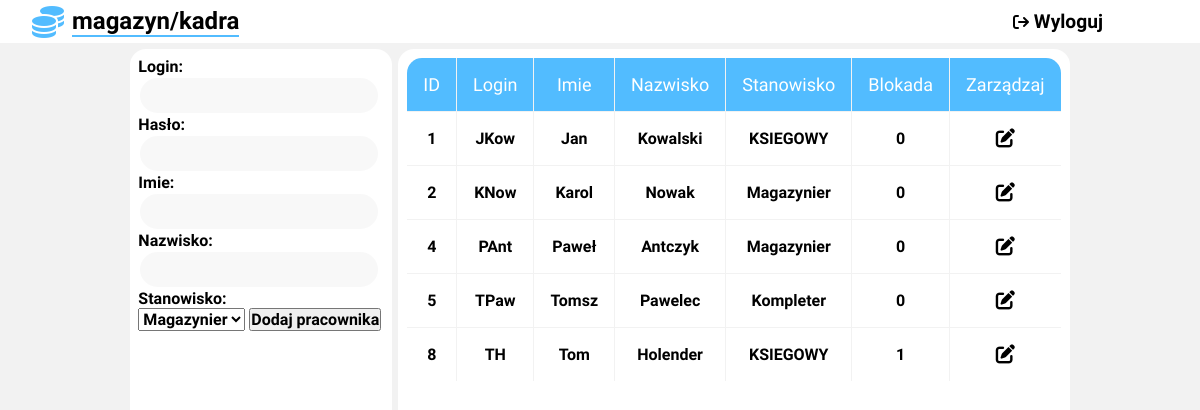
Page /mag/kadra.php on the earlier database version.
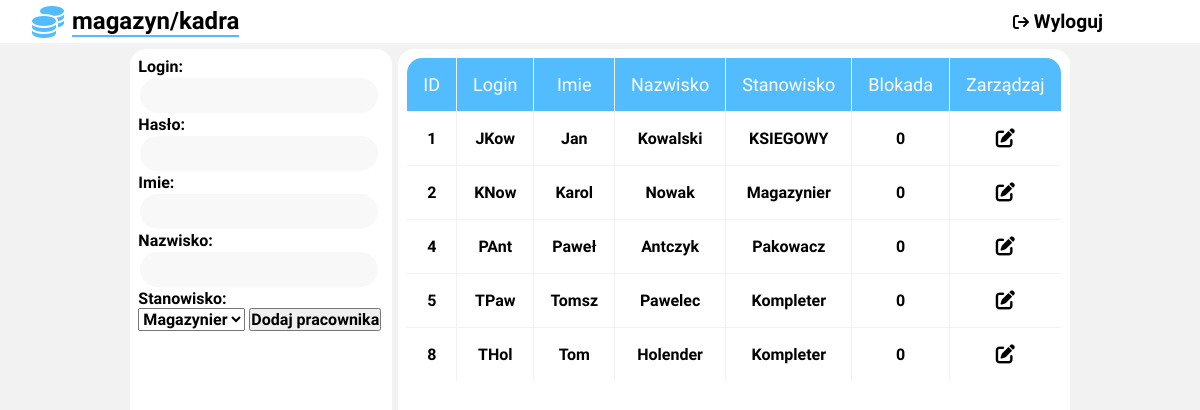
Same page on the later database version.
### tables this page shows
CREATE TABLE `pracownik` (
  `ID_PRACOWNIKA` int(11) NOT NULL,
  `IMIE` varchar(30) NOT NULL,
  `NAZWISKO` varchar(50) NOT NULL,
  `STANOWISKO` varchar(20) NOT NULL,
  `DATA_ZATRUDNIENIA` date NOT NULL,
  `HASLO` varchar(30) NOT NULL,
  `LOGIN` varchar(30) NOT NULL,
  `BLOKADA` tinyint(1) NOT NULL
);

### mag/kadra.php (the view, shortened to what this page needs)
<!DOCTYPE HTML>
<html>
<head>
	<link rel="stylesheet" type="text/css" href="style_kadra.css">
	<link rel="stylesheet" href="https://cdnjs.cloudflare.com/ajax/libs/font-awesome/6.1.0/css/all.min.css"/>
</head>
<body>
<div class="container">
<?php
$conn = mysqli_connect("localhost", "root", "", "magazyn");
mysqli_query($conn, 'SET NAMES utf8');
mysqli_query($conn, 'SET CHARACTER SET utf8');
mysqli_query($conn, "SET collation_connection = utf8_polish_ci");
?>
<div class="nav">
			<div class="logo">
				<i class="fa-solid fa-coins"></i>
				<h2>magazyn/kadra</h2>
			</div>
	<div class="nav_panel">
	<form action="klient.php" method="post">
			<button type="submit"><i class="fa-solid fa-arrow-right-from-bracket"></i> Wyloguj </button>
		</form>
	</div>
</div>
<div class="dodawanie">
	<form action="kadra-dodaj.php" method="post">
			Login:
			<br>
			<input type="text" name="login" required>
			<br>
			Hasło:
			<br>
			<input type="password" name="haslo"	required>
			<br>
			Imie:
			<br>
			<input type="text" name="imie" required>
			<br>
			Nazwisko:
			<br>
			<input type="text" name="nazwisko" required>
			<br>
			Stanowisko:
			<br>
			<select name="stanowisko" required>
			<option>Magazynier</option>
			</select>
			<button type="submit" value="Dodaj pracownika">Dodaj pracownika</button>
	</form>
</div>
<div class="panel">
	<table class="tab">
	<tr>
	<td><b>ID</b></td>
	<td><b>Login</b></td>
	<td><b>Imie</b></td>
	<td><b>Nazwisko</b></td>
	<td><b>Stanowisko</b></td>
	<td><b>Blokada</b></td>
	<td><b>Zarządzaj</b></td>
	</tr>
	<?php
		$result = mysqli_query($conn, "SELECT * FROM PRACOWNIK where STANOWISKO != 'Administrator'");
		while($row = mysqli_fetch_assoc($result))
		{
			$stan=$row['STANOWISKO'];
			$idu=$row['ID_PRACOWNIKA'];
			$log=$row['LOGIN'];
			$akt=$row['BLOKADA'];
			$im=$row['IMIE'];
			$naz=$row['NAZWISKO'];
			echo '<tr>';
			echo '<td>';
			echo $idu;
			echo '</td>';
			echo '<td>';
			echo $log;
			echo '</td>';
			echo '<td>';
			echo $im;
			echo '</td>';
			echo '<td>';
			echo $naz;
			echo '</td>';
			echo '<td>';
			echo $stan;
			echo '</td>';
			echo '<td>';
			echo $akt;
			echo '</td>';
			echo '<td>';
			if($_GET['edit'] == $idu)
			{
			echo '<a href="kadra.php?edit="';
			echo $idu;
			echo '"> (Anuluj)</a>';
			$ed=1;
			}
			else
			{
			echo '<a href="kadra.php?edit=';
			echo $idu;
			echo '"><i class="fa-solid fa-pen-to-square"></i></a>';
			}
			echo '</td>';
			?>
			<?php
		}
	echo '</div>';
	?>
</div>
</body>
</html>

### mag/style_kadra.css (style rules this page uses)
* { font-family: 'Work Sans', sans-serif; font-weight: 600; font-size: medium; margin: 0; padding: 0; }
body { background: #f2f2f2; }
.container { display: grid; width: 100vw; min-height: 100vh; margin: 0; grid-gap: 6px; grid-template-columns: 1fr auto auto 1fr; grid-template-rows: auto 1fr; grid-template-areas: "nav nav nav nav" ". dodawanie panel ." ". dodawanie panel ."; }
.nav { grid-area: nav; background: white; color: black; display: grid; grid-template-columns: 1fr 1fr 1fr 1fr; grid-template-rows: repeat(4, auto) 1fr; grid-template-areas: "logo . . nav_panel" }
.logo { grid-area: logo; align-items: center; margin-left: 4vh; display: flex; float: left; text-align: left; width: 100%; color: black; }
.logo i { font-size: xx-large; font-weight: bolder; color: #52BCFF; }
.logo h2 { font-size: x-large; margin-left: 1vh; font-weight: bold; border-bottom: 2px solid #52BCFF; }
.nav_panel { grid-area: nav_panel; align-items: center; justify-content: center; display: flex; float: right; text-align: left; width: 100%; }
.nav_panel button { width: 100%; border:0.15em solid white; outline: none; justify-content: center; cursor: pointer; -webkit-appearance: none; font-weight: bold; font-size: larger; text-align: center; border-radius: 0.5rem; background-color: white; color: black; text-decoration: none; margin: 1vh; }
.dodawanie { grid-area: dodawanie; background: white; padding: 1vh; border-radius: 1rem; display: flex; justify-content: center; }
.dodawanie input { width: 90%; padding: 1vh; border:0.15em solid #FFFFFF; outline: none; justify-content: center; cursor: pointer; -webkit-appearance: none; font-weight: 600; font-size: medium; border-radius: 3rem; background-color: #F8F8F8; }
.panel { grid-area: panel; background: white; padding: 1vh; border-radius: 1rem; }
table { table-layout: fixed; border-collapse: collapse; border-radius: 1em; overflow: hidden; max-height: 400px; }
table, td, th { border: 1px solid #f2f2f2; }
table i { width: 100%; outline: none; justify-content: center; cursor: pointer; font-weight: bold; font-size: larger; text-align: center; color: black; }
td { padding: 1rem; text-align: center; align-items: center; }
tr:nth-child(1) { background-color: #52bcff; color: white; font-size: large; font-weight: lighter; border-radius: 1rem; }
tr:nth-child(1) b { font-size: large; font-weight: lighter; }

Differences in the rows shown:
changed pracownik "PAnt": STANOWISKO "Magazynier" → "Pakowacz"
changed pracownik "Tom": LOGIN "TH" → "THol"; STANOWISKO "KSIEGOWY" → "Kompleter"; BLOKADA "1" → "0"
